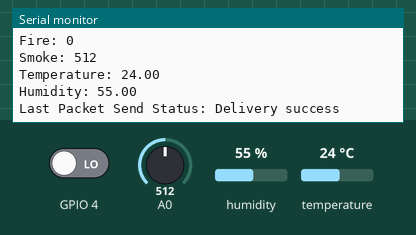
The program below on a simulated ESP8266 (NodeMCU). On the bench: the last lines printed to the serial monitor. The test bench sets the inputs (shaded band); at power-on: humidity 55 %, A0 = 512, GPIO 4 LOW, temperature 24 °C.

Above: at 4.8 s.
4.9 s: humidity set to 22 %
At 6.7 s:
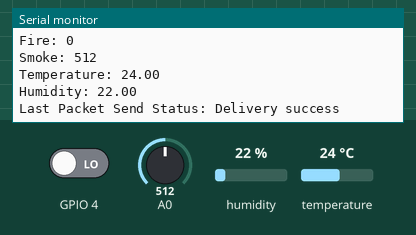
7.9 s: A0 set to 716
10.9 s: GPIO 4 driven HIGH
13.9 s: temperature set to 12 °C
At 15.0 s:
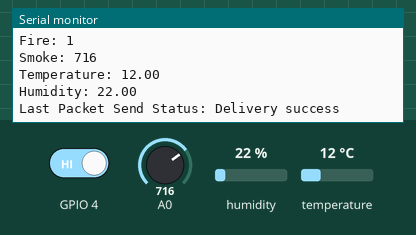
16.9 s: A0 set to 900
19.9 s: humidity set to 40 %
At 21.5 s:
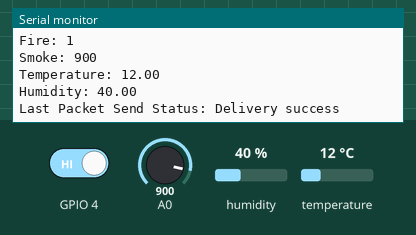
Timing chart, 0 to 23.0 s (numbered marks = the images above; inputs shaded):
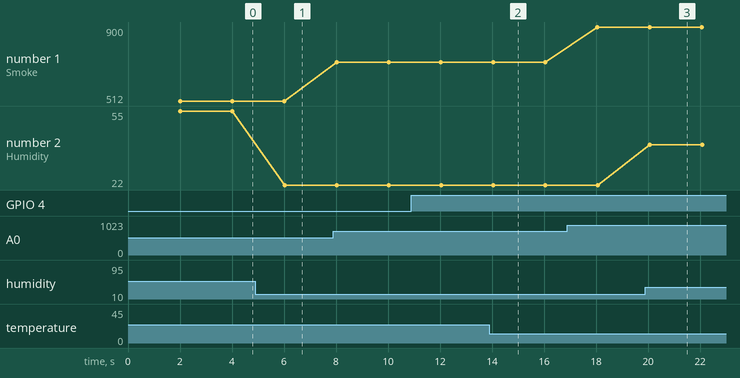

Measured:
- after the input at 4.9 s, the serial monitor: prints a new line after 1.1 s (image 1)
- after the input at 13.9 s, the serial monitor: prints a new line after 0.15 s (image 2)
- after the input at 19.9 s, the serial monitor: prints a new line after 0.17 s (image 3)
- plotted number 1: 512 → 716 after the input at 7.9 s, 716 → 900 after the input at 16.9 s
- plotted number 2: 55 → 22 after the input at 4.9 s, 22 → 40 after the input at 19.9 s

The program:

main.cpp
```cpp
#include <ESP8266WiFi.h>
#include <espnow.h>
#include <DHT.h>
#define DHTTYPE DHT22
#define DHTPIN 12
DHT dht(DHTPIN, DHTTYPE);
// REPLACE WITH RECEIVER MAC Address
uint8_t broadcastAddress[] = {0xDC, 0x4F, 0x22, 0x3B, 0x17, 0xFA};

// Structure example to send data
// Must match the receiver structure
typedef struct struct_message {
  int flame;
  int mq2;
  float hum;  //Stores humidity value
  float temp; //Stores temperature value
  // char a[32];
  // int b;
  // float c;
  // String d;
  // bool e;
} struct_message;

// Create a struct_message called myData
struct_message data;

unsigned long lastTime = 0;
unsigned long timerDelay = 2000;  // send readings timer

float readDHTTemperature() {
  // Sensor readings may also be up to 2 seconds 'old' (its a very slow sensor)
  // Read temperature as Celsius (the default)
  float t = dht.readTemperature();
  // Read temperature as Fahrenheit (isFahrenheit = true)
  //float t = dht.readTemperature(true);
  // Check if any reads failed and exit early (to try again).
  if (isnan(t)) {
    Serial.println("Failed to read from DHT sensor!");
    return 0;
  }
  else {
    Serial.println(t);
    return t;
  }
}

float readDHTHumidity() {
  // Sensor readings may also be up to 2 seconds 'old' (its a very slow sensor)
  float h = dht.readHumidity();
  if (isnan(h)) {
    Serial.println("Failed to read from DHT sensor!");
    return 0;
  }
  else {
    Serial.println(h);
    return h;
  }
}

// Callback when data is sent
void OnDataSent(uint8_t *mac_addr, uint8_t sendStatus) {
  Serial.print("Last Packet Send Status: ");
  if (sendStatus == 0){
    Serial.println("Delivery success");
  }
  else{
    Serial.println("Delivery fail");
  }
}

void setup() {
  // Init Serial Monitor
  Serial.begin(115200);
  dht.begin();

  // Set device as a Wi-Fi Station
  WiFi.mode(WIFI_STA);
  Serial.println("I am reading sensor. Ready to send");

  // Init ESP-NOW
  if (esp_now_init() != 0) {
    Serial.println("Error initializing ESP-NOW");
    return;
  }

  // Once ESPNow is successfully Init, we will register for Send CB to
  // get the status of Trasnmitted packet
  esp_now_set_self_role(ESP_NOW_ROLE_CONTROLLER);
  esp_now_register_send_cb(OnDataSent);

  // Register peer
  esp_now_add_peer(broadcastAddress, ESP_NOW_ROLE_SLAVE, 1, NULL, 0);

    // Initialize the flame sensor
  pinMode(4, INPUT);

  // Initialize the MQ-2 sensor
  //Assuming the MQ-2 sensor is attached to A0
  pinMode(A0, INPUT);

  // Initialize the DH22 sensor
  //Assuming the DH22 sensor is connected to pin 2

}

void loop() {
  if ((millis() - lastTime) > timerDelay) {

  data.flame = digitalRead(4);
  Serial.print("Fire: ");
  Serial.println(data.flame);

  // Read data from MQ-2 sensor
  data.mq2 = analogRead(A0);
  Serial.print("Smoke: ");
  Serial.println(data.mq2);

  // Read data from DH22 sensor
    data.hum = dht.readHumidity();
    data.temp= dht.readTemperature();
    Serial.print("Temperature: ");
    Serial.println(data.temp);
    Serial.print("Humidity: ");
    Serial.println(data.hum);

    // Send message via ESP-NOW
    esp_now_send(broadcastAddress, (uint8_t *) &data, sizeof(data));

    lastTime = millis();
  }
}
```
